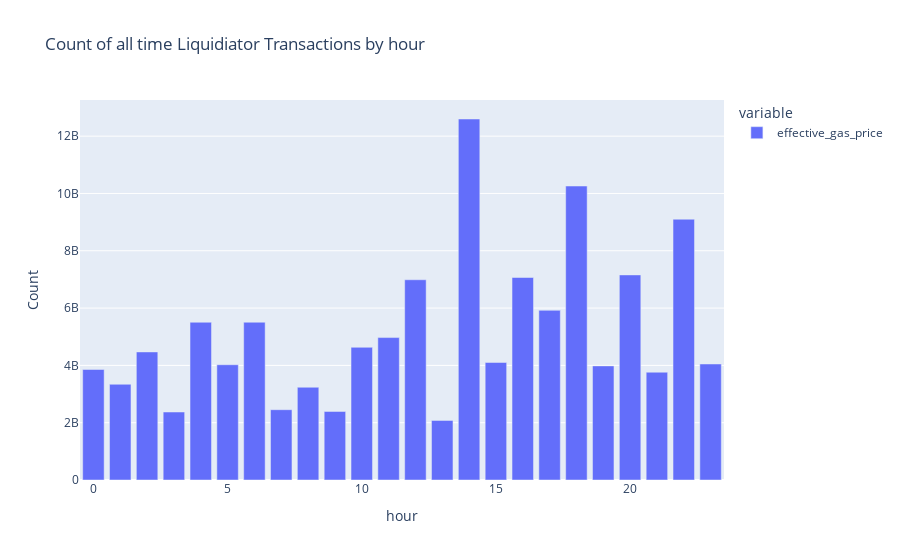

Notebook cell for this chart:
### Code cell
px.bar(
    Liquidator_df.groupby("hour")["effective_gas_price"].mean(),
    title="Count of all time Liquidiator Transactions by hour",
).update_yaxes(title_text="Count").show()

### Figure 1 — Plotly figure (JSON) as saved in the notebook; plotly's stock layout.template omitted (floating-point values rounded to 4 significant figures)
{"data": [{"alignmentgroup": "True", "hovertemplate": "variable=effective_gas_price<br>hour=%{x}<br>value=%{y}<extra></extra>", "legendgroup": "effective_gas_price", "marker": {"color": "#636efa", "pattern": {"shape": ""}}, "name": "effective_gas_price", "offsetgroup": "effective_gas_price", "orientation": "v", "showlegend": true, "textposition": "auto", "type": "bar", "x": [0, 1, 2, 3, 4, 5, 6, 7, 8, 9, 10, 11, 12, 13, 14, 15, 16, 17, 18, 19, 20, 21, 22, 23], "xaxis": "x", "y": [3857000000.0, 3341000000.0, 4470000000.0, 2373000000.0, 5506000000.0, 4023000000.0, 5506000000.0, 2454000000.0, 3237000000.0, 2392000000.0, 4631000000.0, 4971000000.0, 6988000000.0, 2079000000.0, 12600000000.0, 4102000000.0, 7067000000.0, 5921000000.0, 10260000000.0, 3983000000.0, 7157000000.0, 3762000000.0, 9101000000.0, 4049000000.0], "yaxis": "y"}], "layout": {"barmode": "relative", "legend": {"title": {"text": "variable"}, "tracegroupgap": 0}, "title": {"text": "Count of all time Liquidiator Transactions by hour"}, "xaxis": {"anchor": "y", "domain": [0, 1], "title": {"text": "hour"}}, "yaxis": {"anchor": "x", "domain": [0, 1], "title": {"text": "Count"}}}}
